Frame 1 (no input): blank canvas, image omitted
Frame 60 (the mouse pressed at the canvas centre just before this capture): blank canvas, image omitted
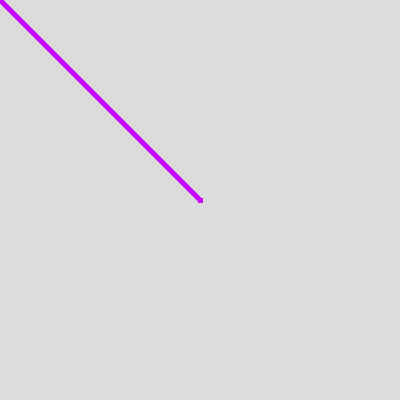
Frame 120 (the mouse held since frame 60 and released just before this capture)

The Processing sketch whose frames 1 and 60 were blank and that drew this single picture after the mouse press (run headless with seeded random() and noise(); from frame 60 on, the mouse is pressed at the canvas centre):

// Processing sketch: processing_42237
// ── processing_42237.pde

void setup() {
  size(400, 400);
  background(220);
  smooth();
}

void draw() {
  if (mousePressed) {
    stroke(mouseX, second(), 255);
    strokeWeight(5);
    line(mouseX, mouseY, pmouseX, pmouseY);
  }
  
  println(second());
  
}
